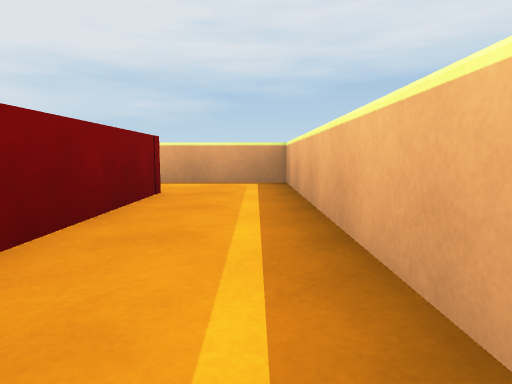
view 1 (above)

17 first-person views from a walk through a scene from a Unity 3-D project. The camera is 0.23 m above the floor, tilts 6° down and sees 75° across. The floor is counted in squares, 0.5 m on a side. Each view is taken from the middle of a square. On the plan, view 1 faces up. The plan holds only what a view shows up to about 9 squares ahead; the rest is blank. The player character is not drawn.

view 2
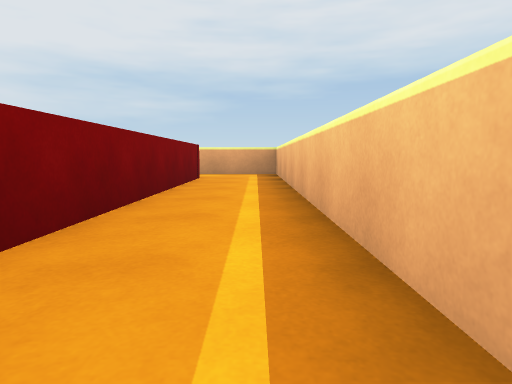

view 3
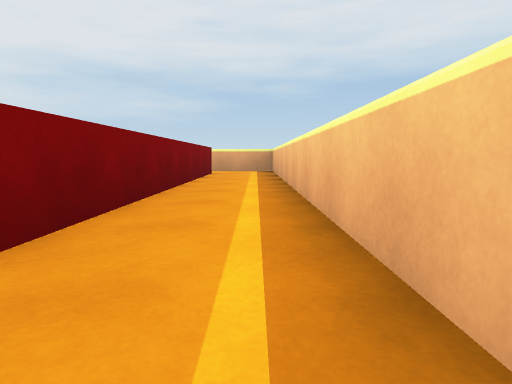

view 4
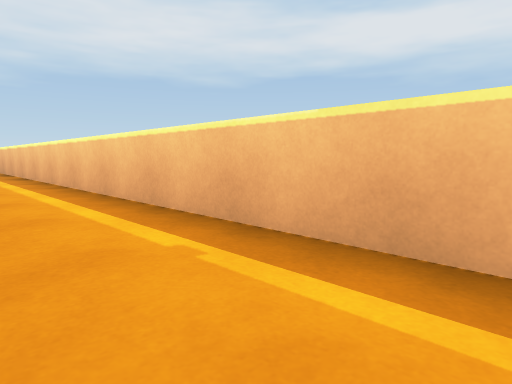

view 5
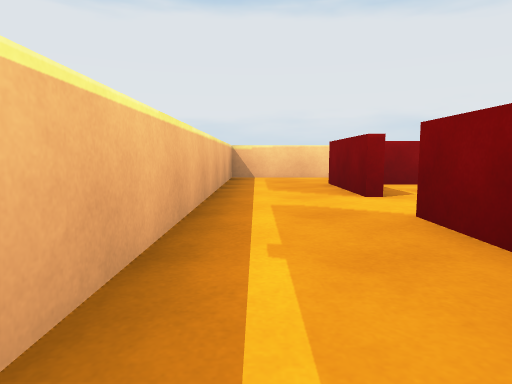

view 6
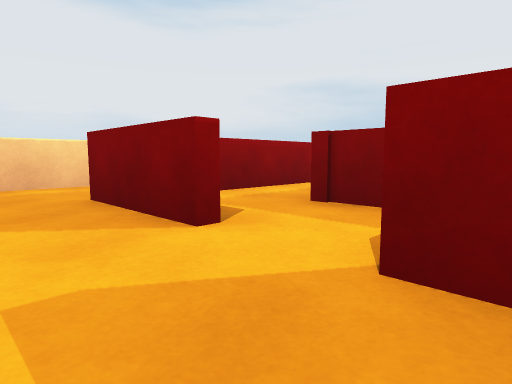

view 7
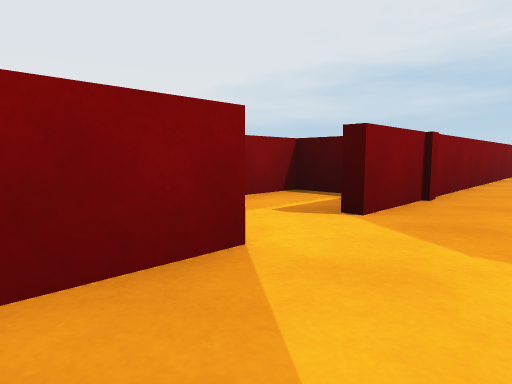

view 8
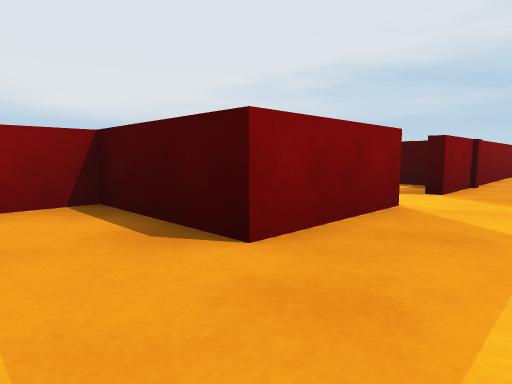

view 9
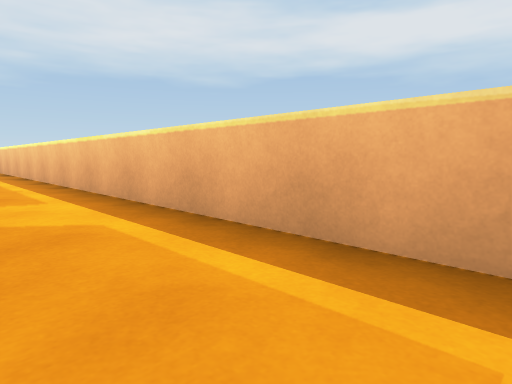

view 10
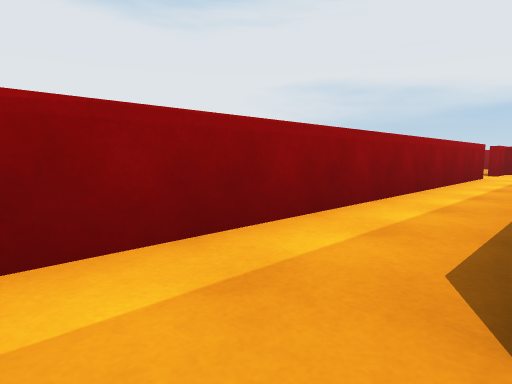

view 11
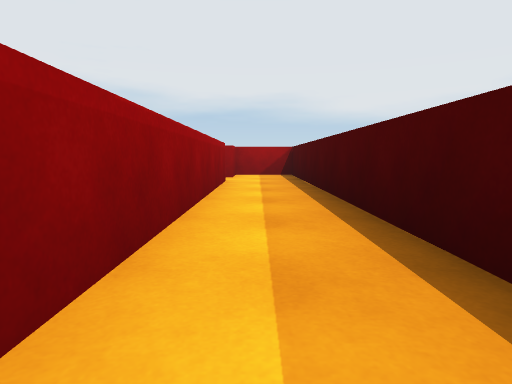

view 12
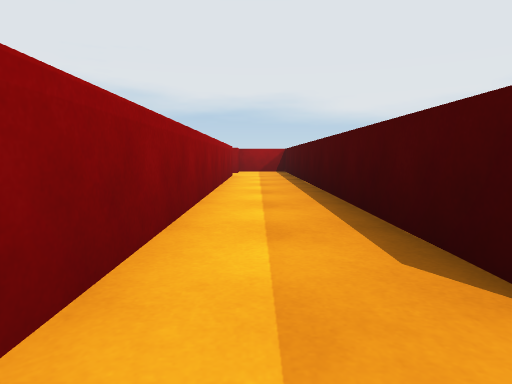

view 13
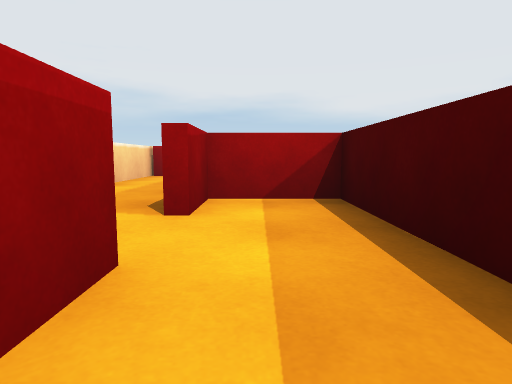

view 14
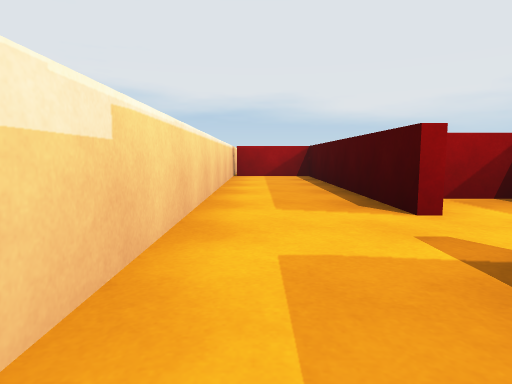

view 15
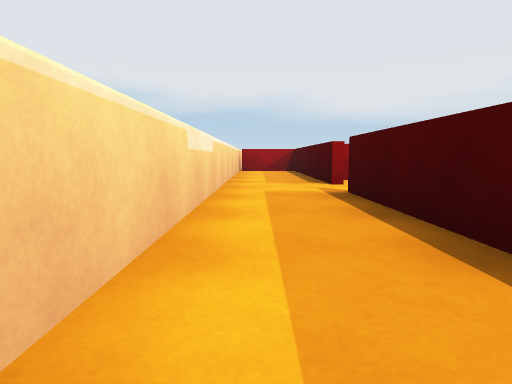

view 16
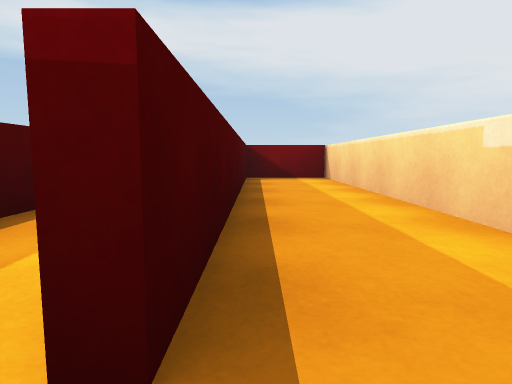

view 17
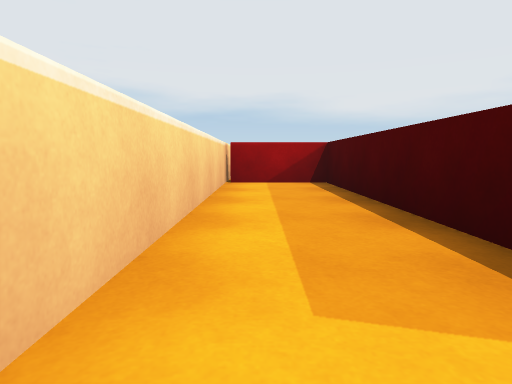

### Floor plan
Ten units are one square. View 1 is at (0, 0); x grows to the right and y downward. Boxes are objects, and circles mark ways between rooms. Rooms are numbered by the first view taken in them; rooms with no view inside come last. Other rooms are left out.
<svg viewBox="-180 -50 191 190">
<path fill="none" stroke="#000" d="M-13 98 -13 118 -34 118M-19 135 6 135 6 -45M-13 -44 -13 86M-18 72 -29 72 -29 101M-105 116 -21 116M-29 101 -127 101 -127 116 -115 116M-115 118 -170 118 -170 135M-175 135 -36 135 -36 118 -105 118"/>
<circle cx="-10" cy="90" r="3" fill="#2a7"/>
<circle cx="-20" cy="100" r="3" fill="#2a7"/>
<circle cx="-110" cy="120" r="3" fill="#2a7"/>
<text x="0" y="60">1</text>
<text x="-20" y="90">2</text>
<text x="-70" y="110">3</text>
<text x="-110" y="130">4</text>
</svg>
Room 1 opens to room 2. Room 2 opens to room 3. Room 3 opens to room 4.

Where each view was taken, in squares from view 1:
view 1: 0 up, 0 right, facing up
view 2: 3 down, 0 right, facing up
view 3: 5 down, 0 right, facing up
view 4: 9 down, 1 left, facing up-right
view 5: 6 down, 0 right, facing down
view 6: 8 down, 0 right, facing down-left
view 7: 11 down, 0 right, facing up-left
view 8: 13 down, 0 right, facing up-left
view 9: 13 down, 1 left, facing up-right
view 10: 10 down, 2 left, facing down-left
view 11: 11 down, 4 left, facing left
view 12: 11 down, 2 left, facing left
view 13: 11 down, 9 left, facing left
view 14: 13 down, 9 left, facing left
view 15: 13 down, 6 left, facing left
view 16: 12 down, 11 left, facing right
view 17: 13 down, 11 left, facing left
